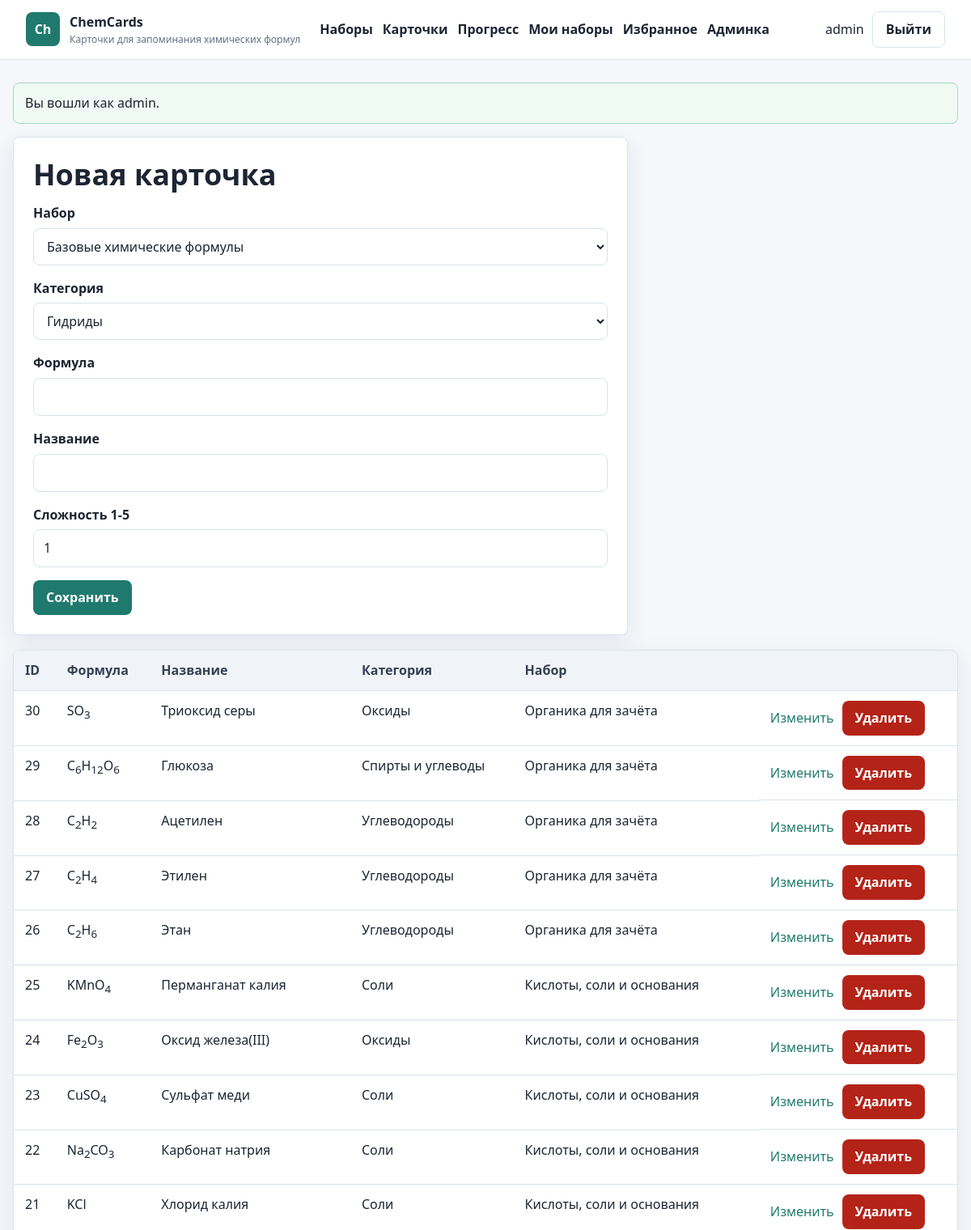
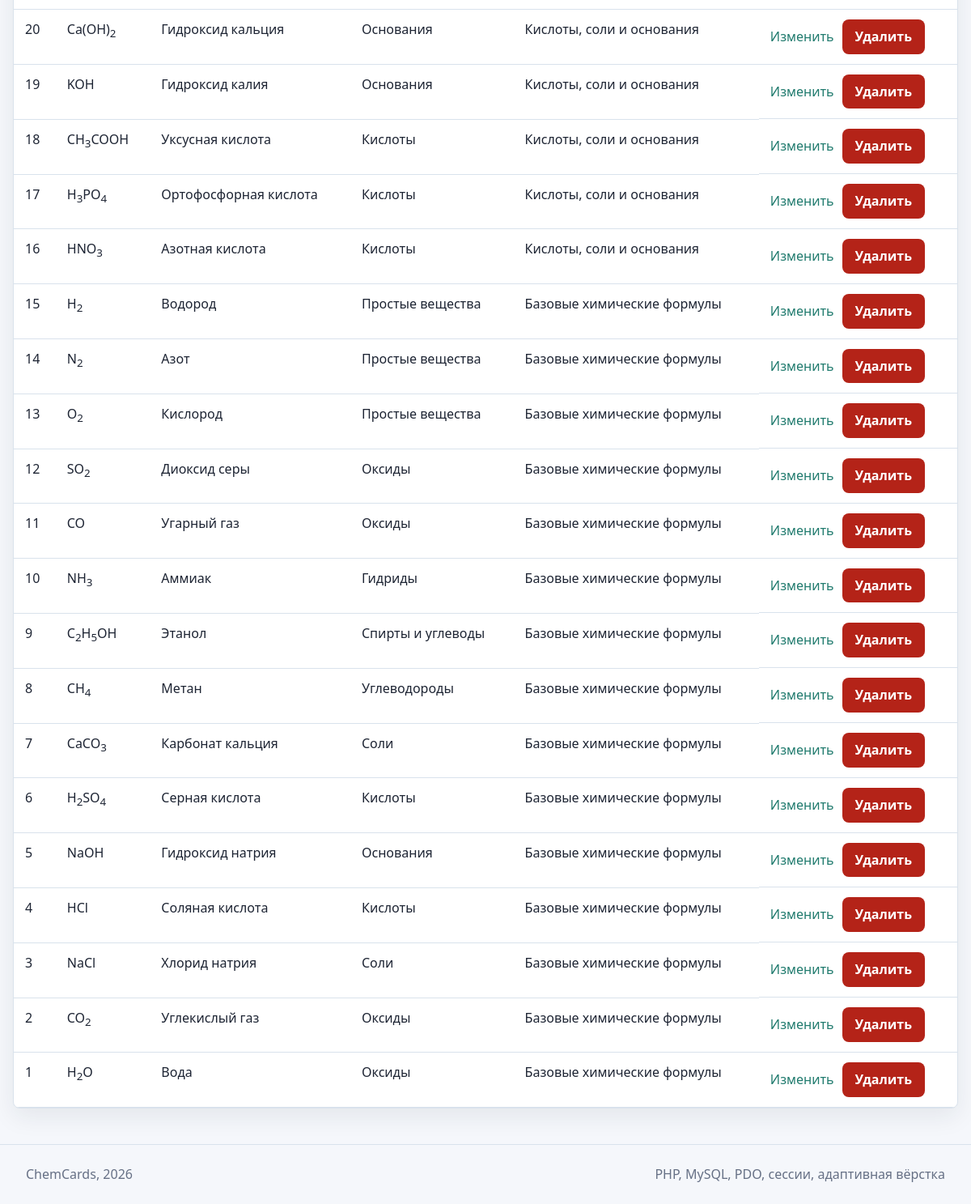
Screenshot of /admin/cards.php (signed in) with the database file from the repository (2 pictures, top to bottom).
### tables this page shows
CREATE TABLE users (
  id INT UNSIGNED AUTO_INCREMENT PRIMARY KEY,
  username VARCHAR(50) NOT NULL UNIQUE,
  email VARCHAR(120) NOT NULL UNIQUE,
  password_hash VARCHAR(255) NOT NULL,
  role ENUM('user', 'admin') NOT NULL DEFAULT 'user',
  created_at TIMESTAMP NOT NULL DEFAULT CURRENT_TIMESTAMP
);

CREATE TABLE flashcards (
  id INT UNSIGNED AUTO_INCREMENT PRIMARY KEY,
  set_id INT UNSIGNED NOT NULL,
  category_id INT UNSIGNED NOT NULL,
  formula VARCHAR(80) NOT NULL,
  name VARCHAR(160) NOT NULL,
  difficulty TINYINT UNSIGNED NOT NULL DEFAULT 1,
  created_at TIMESTAMP NOT NULL DEFAULT CURRENT_TIMESTAMP,
  updated_at TIMESTAMP NULL DEFAULT NULL ON UPDATE CURRENT_TIMESTAMP,
  INDEX idx_flashcards_formula (formula),
  INDEX idx_flashcards_name (name),
  CONSTRAINT fk_flashcards_set
    FOREIGN KEY (set_id) REFERENCES flashcard_sets(id)
    ON DELETE CASCADE,
  CONSTRAINT fk_flashcards_category
    FOREIGN KEY (category_id) REFERENCES categories(id)
    ON DELETE RESTRICT
);

CREATE TABLE categories (
  id INT UNSIGNED AUTO_INCREMENT PRIMARY KEY,
  name VARCHAR(80) NOT NULL UNIQUE,
  description VARCHAR(255) NULL
);

CREATE TABLE flashcard_sets (
  id INT UNSIGNED AUTO_INCREMENT PRIMARY KEY,
  user_id INT UNSIGNED NULL,
  name VARCHAR(120) NOT NULL,
  description TEXT NULL,
  is_public TINYINT(1) NOT NULL DEFAULT 0,
  created_at TIMESTAMP NOT NULL DEFAULT CURRENT_TIMESTAMP,
  updated_at TIMESTAMP NULL DEFAULT NULL ON UPDATE CURRENT_TIMESTAMP,
  CONSTRAINT fk_sets_user
    FOREIGN KEY (user_id) REFERENCES users(id)
    ON DELETE CASCADE
);

### includes/functions.php (called while the page is built, shortened)
<?php
require_once __DIR__ . '/db.php';
function h($value): string
{
    return htmlspecialchars((string) $value, ENT_QUOTES, 'UTF-8');
}
function app_url(string $path = ''): string
{
    return BASE_URL . '/' . ltrim($path, '/');
}
function consume_flash(): array
{
    $items = $_SESSION['flash'] ?? [];
    return $items;
}
function current_user(): ?array
{
    static $loaded = false;
    static $user = null;
    if ($loaded) {
        return $user;
    }
    $loaded = true;
    $stmt = get_pdo()->prepare('SELECT id, username, email, role, created_at FROM users WHERE id = ?');
    $stmt->execute([$_SESSION['user_id']]);
    $user = $stmt->fetch() ?: null;
    return $user;
}
function is_logged_in(): bool
{
    return current_user() !== null;
}
function is_admin(): bool
{
    $user = current_user();
    return $user && $user['role'] === 'admin';
}
function require_login(): void
{
    if (!is_logged_in()) {
        flash('warning', 'Войдите в аккаунт, чтобы открыть этот раздел.');
        redirect('login.php');
    }
}
function require_admin(): void
{
    require_login();
}
function render_formula(string $formula): string
{
    $safe = h($formula);
    return preg_replace('/(\d+)/', '<sub>$1</sub>', $safe) ?? $safe;
}

### includes/db.php (called while the page is built, shortened)
<?php
function get_pdo(): PDO
{
    static $pdo = null;
    if ($pdo instanceof PDO) {
        return $pdo;
    }
    $dsn = 'mysql:host=' . DB_HOST . ';dbname=' . DB_NAME . ';charset=utf8mb4';
    $pdo = new PDO($dsn, DB_USER, DB_PASS, [
        PDO::ATTR_ERRMODE => PDO::ERRMODE_EXCEPTION,
        PDO::ATTR_DEFAULT_FETCH_MODE => PDO::FETCH_ASSOC,
        PDO::ATTR_EMULATE_PREPARES => false,
    ]);
    return $pdo;
}

### admin/cards.php (the view, shortened to what this page needs)
<?php
require_once __DIR__ . '/../includes/functions.php';
require_admin();
$pdo = get_pdo();
$edit = null;
$sets = $pdo->query('SELECT id, name FROM flashcard_sets ORDER BY name')->fetchAll();
$categories = $pdo->query('SELECT id, name FROM categories ORDER BY name')->fetchAll();
$cards = $pdo->query(
    'SELECT f.*, c.name AS category, s.name AS set_name
     FROM flashcards f
     JOIN categories c ON c.id = f.category_id
     JOIN flashcard_sets s ON s.id = f.set_id
     ORDER BY f.id DESC'
)->fetchAll();
include __DIR__ . '/../includes/header.php';
?>
<section class="form-panel">
    <h1><?= $edit ? 'Редактировать карточку' : 'Новая карточка' ?></h1>
    <form method="post">
        <div class="field">
            <label for="set_id">Набор</label>
            <select id="set_id" name="set_id" required>
                <?php foreach ($sets as $set): ?>
                    <option value="<?= h((string) $set['id']) ?>" <?= (int) ($edit['set_id'] ?? 0) === (int) $set['id'] ? 'selected' : '' ?>>
                        <?= h($set['name']) ?>
                    </option>
                <?php endforeach; ?>
            </select>
        </div>
        <div class="field">
            <label for="category_id">Категория</label>
            <select id="category_id" name="category_id" required>
                <?php foreach ($categories as $category): ?>
                    <option value="<?= h((string) $category['id']) ?>" <?= (int) ($edit['category_id'] ?? 0) === (int) $category['id'] ? 'selected' : '' ?>>
                        <?= h($category['name']) ?>
                    </option>
                <?php endforeach; ?>
            </select>
        </div>
        <div class="field">
            <label for="formula">Формула</label>
            <input id="formula" name="formula" value="<?= h($edit['formula'] ?? '') ?>" required>
        </div>
        <div class="field">
            <label for="name">Название</label>
            <input id="name" name="name" value="<?= h($edit['name'] ?? '') ?>" required>
        </div>
        <div class="field">
            <label for="difficulty">Сложность 1-5</label>
            <input id="difficulty" type="number" min="1" max="5" name="difficulty" value="<?= h((string) ($edit['difficulty'] ?? 1)) ?>">
        </div>
        <div class="actions">
            <button type="submit">Сохранить</button>
        </div>
    </form>
</section>
<section class="table-wrap" style="margin-top: 18px;">
    <table>
        <thead>
        <tr>
            <th>ID</th>
            <th>Формула</th>
            <th>Название</th>
            <th>Категория</th>
            <th>Набор</th>
            <th></th>
        </tr>
        </thead>
        <tbody>
        <?php foreach ($cards as $card): ?>
            <tr>
                <td><?= h((string) $card['id']) ?></td>
                <td><?= render_formula($card['formula']) ?></td>
                <td><?= h($card['name']) ?></td>
                <td><?= h($card['category']) ?></td>
                <td><?= h($card['set_name']) ?></td>
                <td class="inline-actions">
                    <a href="<?= h(app_url('admin/cards.php?edit=' . $card['id'])) ?>">Изменить</a>
                    <form method="post" onsubmit="return confirm('Удалить карточку?');">
                        <button class="danger" type="submit">Удалить</button>
                    </form>
                </td>
            </tr>
        <?php endforeach; ?>
        </tbody>
    </table>
</section>
<?php include __DIR__ . '/../includes/footer.php'; ?>

### includes/header.php (shortened to what this page needs)
<?php
$user = current_user();
?>
<!doctype html>
<html lang="ru">
<head>
    <link rel="stylesheet" href="<?= h(app_url('css/style.css')) ?>">
</head>
<body>
<header class="topbar">
    <a class="brand" href="<?= h(app_url('index.php')) ?>">
        <span class="brand-mark">Ch</span>
        <span>
            <strong><?= h(APP_NAME) ?></strong>
            <small><?= h(APP_SUBTITLE) ?></small>
        </span>
    </a>
    <nav class="nav">
        <a href="<?= h(app_url('sets.php')) ?>">Наборы</a>
        <a href="<?= h(app_url('cards.php')) ?>">Карточки</a>
        <a href="<?= h(app_url('stats.php')) ?>">Прогресс</a>
        <?php if ($user): ?>
            <a href="<?= h(app_url('my_sets.php')) ?>">Мои наборы</a>
            <a href="<?= h(app_url('favorites.php')) ?>">Избранное</a>
        <?php endif; ?>
        <?php if (is_admin()): ?>
            <a href="<?= h(app_url('admin/index.php')) ?>">Админка</a>
        <?php endif; ?>
    </nav>
    <div class="account">
        <?php if ($user): ?>
            <span><?= h($user['username']) ?></span>
            <a class="button ghost" href="<?= h(app_url('logout.php')) ?>">Выйти</a>
        <?php else: ?>
            <a class="button ghost" href="<?= h(app_url('login.php')) ?>">Войти</a>
            <a class="button" href="<?= h(app_url('register.php')) ?>">Регистрация</a>
        <?php endif; ?>
    </div>
</header>
<main class="container">
    <?php foreach (consume_flash() as $item): ?>
        <div class="alert <?= h($item['type']) ?>"><?= h($item['message']) ?></div>
    <?php endforeach; ?>

### css/style.css (style rules this page uses)
:root { --bg: #f5f7fb; --surface: #ffffff; --surface-soft: #eef5f2; --ink: #1d2433; --muted: #667085; --line: #d9e2ec; --primary: #1f7a6d; --primary-dark: #155f54; --accent: #b64b2a; --warning: #a56b00; --danger: #b42318; --success: #157347; --shadow: 0 10px 30px rgba(22, 34, 51, 0.08); }
* { box-sizing: border-box; }
body { margin: 0; background: var(--bg); color: var(--ink); font-family: "Segoe UI", Arial, sans-serif; line-height: 1.55; }
a { color: var(--primary); text-decoration: none; }
.topbar { position: sticky; top: 0; z-index: 10; display: flex; align-items: center; gap: 24px; padding: 14px 32px; background: rgba(255, 255, 255, 0.94); border-bottom: 1px solid var(--line); backdrop-filter: blur(12px); }
.brand { display: flex; align-items: center; gap: 12px; min-width: 240px; color: var(--ink); }
.brand-mark { display: grid; width: 42px; height: 42px; place-items: center; border-radius: 8px; background: var(--primary); color: #ffffff; font-weight: 800; }
.brand small { display: block; color: var(--muted); font-size: 12px; }
.nav { display: flex; flex: 1; flex-wrap: wrap; gap: 12px; }
.nav a { color: var(--ink); font-weight: 600; }
.account { display: flex; align-items: center; gap: 10px; white-space: nowrap; }
.container { width: min(1180px, calc(100% - 32px)); margin: 28px auto 44px; }
.panel, .card, .table-wrap, .form-panel { background: var(--surface); border: 1px solid var(--line); border-radius: 8px; box-shadow: var(--shadow); }
h1, h2, h3 { margin: 0 0 14px; line-height: 1.2; }
h1 { font-size: 36px; }
.actions, .inline-actions { display: flex; flex-wrap: wrap; gap: 10px; align-items: center; }
.button, button, input[type="submit"] { display: inline-flex; min-height: 40px; align-items: center; justify-content: center; gap: 8px; border: 0; border-radius: 8px; padding: 9px 16px; background: var(--primary); color: #ffffff; font: inherit; font-weight: 700; cursor: pointer; }
.button.ghost, button.ghost { border: 1px solid var(--line); background: #ffffff; color: var(--ink); }
.button.danger, button.danger { background: var(--danger); }
form { margin: 0; }
.form-panel { max-width: 760px; padding: 24px; }
.field { margin-bottom: 16px; }
label { display: block; margin-bottom: 6px; font-weight: 700; }
input, select, textarea { width: 100%; min-height: 42px; border: 1px solid var(--line); border-radius: 8px; padding: 10px 12px; background: #ffffff; color: var(--ink); font: inherit; }
.table-wrap { overflow-x: auto; }
table { width: 100%; border-collapse: collapse; min-width: 700px; }
th, td { padding: 12px 14px; border-bottom: 1px solid var(--line); text-align: left; vertical-align: top; }
th { background: #f0f4f8; color: #344054; }
.alert { margin-bottom: 16px; border-radius: 8px; padding: 12px 14px; border: 1px solid var(--line); background: #ffffff; }
.alert.success { border-color: #a7d7bf; background: #eefaf3; }

### rows the page displays
users: username "admin"
flashcards: id "30", formula "SO 3", name "Триоксид серы", category.name "Оксиды", set.name "Органика для зачёта"
flashcards: id "29", formula "C 6 H 12 O 6", name "Глюкоза", category.name "Спирты и углеводы", set.name "Органика для зачёта"
flashcards: id "28", formula "C 2 H 2", name "Ацетилен", category.name "Углеводороды", set.name "Органика для зачёта"
flashcards: id "27", formula "C 2 H 4", name "Этилен", category.name "Углеводороды", set.name "Органика для зачёта"
flashcards: id "26", formula "C 2 H 6", name "Этан", category.name "Углеводороды", set.name "Органика для зачёта"
flashcards: id "25", formula "KMnO 4", name "Перманганат калия", category.name "Соли", set.name "Кислоты, соли и основания"
flashcards: id "24", formula "Fe 2 O 3", name "Оксид железа(III)", category.name "Оксиды", set.name "Кислоты, соли и основания"
flashcards: id "23", formula "CuSO 4", name "Сульфат меди", category.name "Соли", set.name "Кислоты, соли и основания"
flashcards: id "22", formula "Na 2 CO 3", name "Карбонат натрия", category.name "Соли", set.name "Кислоты, соли и основания"
flashcards: id "21", formula "KCl", name "Хлорид калия", category.name "Соли", set.name "Кислоты, соли и основания"
flashcards: id "20", formula "Ca(OH) 2", name "Гидроксид кальция", category.name "Основания", set.name "Кислоты, соли и основания"
flashcards: id "19", formula "KOH", name "Гидроксид калия", category.name "Основания", set.name "Кислоты, соли и основания"
flashcards: id "18", formula "CH 3 COOH", name "Уксусная кислота", category.name "Кислоты", set.name "Кислоты, соли и основания"
flashcards: id "17", formula "H 3 PO 4", name "Ортофосфорная кислота", category.name "Кислоты", set.name "Кислоты, соли и основания"
flashcards: id "16", formula "HNO 3", name "Азотная кислота", category.name "Кислоты", set.name "Кислоты, соли и основания"
flashcards: id "15", formula "H 2", name "Водород", category.name "Простые вещества", set.name "Базовые химические формулы"
flashcards: id "14", formula "N 2", name "Азот", category.name "Простые вещества", set.name "Базовые химические формулы"
flashcards: id "13", formula "O 2", name "Кислород", category.name "Простые вещества", set.name "Базовые химические формулы"
flashcards: id "12", formula "SO 2", name "Диоксид серы", category.name "Оксиды", set.name "Базовые химические формулы"
flashcards: id "11", formula "CO", name "Угарный газ", category.name "Оксиды", set.name "Базовые химические формулы"
flashcards: id "10", formula "NH 3", name "Аммиак", category.name "Гидриды", set.name "Базовые химические формулы"
flashcards: id "9", formula "C 2 H 5 OH", name "Этанол", category.name "Спирты и углеводы", set.name "Базовые химические формулы"
flashcards: id "8", formula "CH 4", name "Метан", category.name "Углеводороды", set.name "Базовые химические формулы"
flashcards: id "7", formula "CaCO 3", name "Карбонат кальция", category.name "Соли", set.name "Базовые химические формулы"
flashcards: id "6", formula "H 2 SO 4", name "Серная кислота", category.name "Кислоты", set.name "Базовые химические формулы"
flashcards: id "5", formula "NaOH", name "Гидроксид натрия", category.name "Основания", set.name "Базовые химические формулы"
flashcards: id "4", formula "HCl", name "Соляная кислота", category.name "Кислоты", set.name "Базовые химические формулы"
flashcards: id "3", formula "NaCl", name "Хлорид натрия", category.name "Соли", set.name "Базовые химические формулы"
flashcards: id "2", formula "CO 2", name "Углекислый газ", category.name "Оксиды", set.name "Базовые химические формулы"
flashcards: id "1", formula "H 2 O", name "Вода", category.name "Оксиды", set.name "Базовые химические формулы"

### other values shown
APP_NAME "ChemCards"
APP_SUBTITLE "Карточки для запоминания химических формул"
$item['message'] "Вы вошли как admin."
form field set_id "Базовые химические формулы"
form field category_id "Гидриды"
